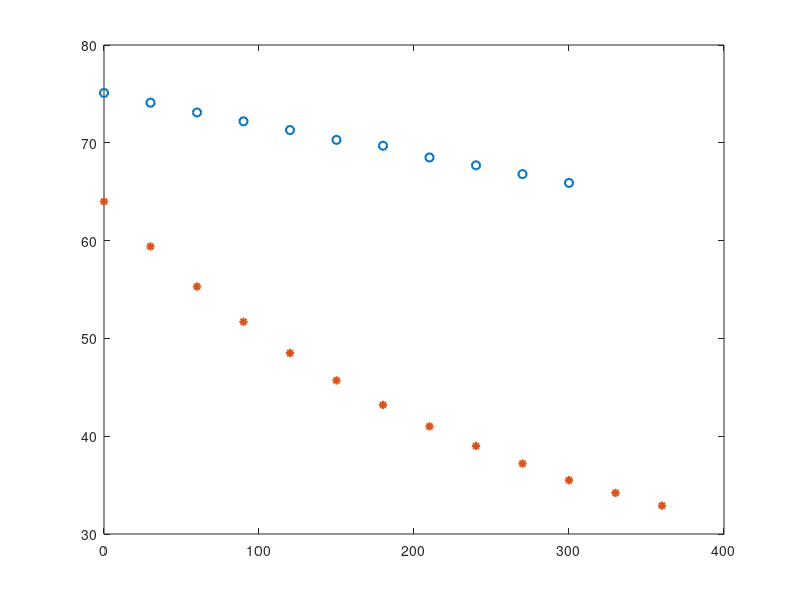

This figure's MATLAB source: (Note: this script raises an error after producing the figure.)
clear;clc;close all ; format compact 

data = [0,75.1;
30,74.1;
60,73.1;
90,72.2;
120,71.3;
150,70.3;
180,69.7;
210,68.5;
240,67.7;
270,66.8;
300,65.9;
];
data1= [0,64.0,3.759;
30,59.4,3.645;
60,55.3,3.532;
90,51.7,3.421;
120,48.5,3.311;
150,45.7,3.203;
180,43.2,3.096;
210,41.0,2.991;
240,39.0,2.885;
270,37.2,2.779;
300,35.5,2.667;
330,34.2,2.573;
360,32.9,2.468];


t1  = data(:,1)  ; 
T1  = data(:,2)  ;  
t2  = data1(:,1) ;
T2  = data1(:,2) ; 
ln  = data1(:,3) ; 

tt1 = min(t1):0.01:max(t1); 
tt2 = min(t2):0.01:max(t2);
%% plot
figure(1) 
h1 = plot(t1, T1, 'o', 'DisplayName', 'Data Q to Environment', 'LineWidth',1.5) 
hold on
h2 = plot(t2, T2, '*', 'DisplayName', 'Data Q to insulator', 'LineWidth',1.5)
[B,A,dB,dA] = LEAST_SQUARES(t1,T1);
h3 = plot(tt1, B*tt1 + A , 'LineWidth',1.5, 'DisplayName','Fit Q to Environment') 

%% FIT TO INSULATOR
[t2, T2 ] = prepareCurveData(t2, T2) ; 
ft        = fittype('poly3') ; 

[fitres, gof] = fit(t2, T2, ft); 
h4 = plot(fitres,'black--');
grid on 

legend([h1,h2,h3,h4])
xlabel('t(\pm1sec)') 
ylabel('T(\pm0.5^oC)')